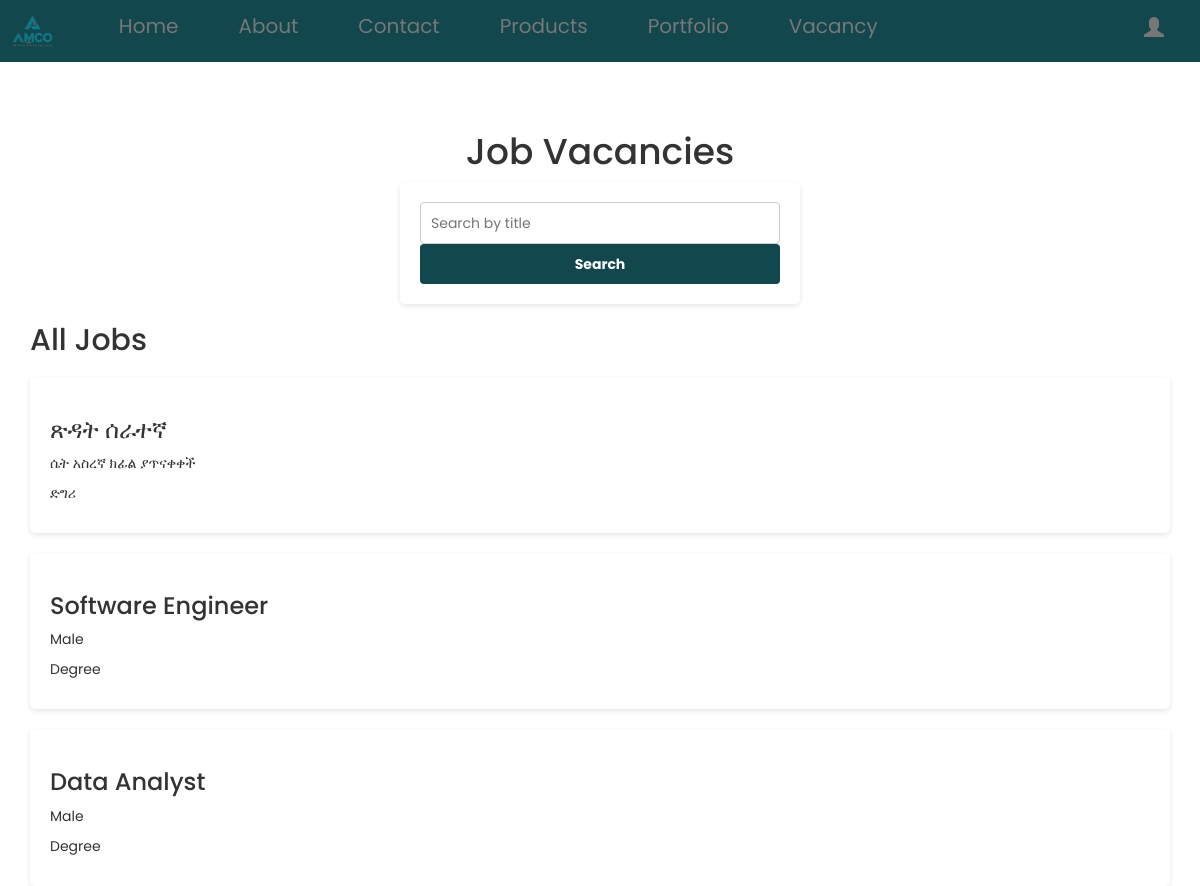
The page /vacancy on the database its author committed.
### app.py (models this page shows, shortened)
class Job(db.Model):
    id = db.Column(db.Integer, primary_key=True)
    title = db.Column(db.String(100), nullable=False)
    description = db.Column(db.String(500), nullable=False)
    requirements = db.Column(db.String(500), nullable=False)
    deadline = db.Column(db.DateTime, nullable=True)
    is_active = db.Column(db.Boolean, default=True)

### app.py (the view)
@app.route('/vacancy')
def vacancy():
    jobs = Job.query.filter_by(is_active=True).all()
    return render_template('vacancy.html', jobs=jobs)

### templates/vacancy.html (shortened to what this page needs)
<!DOCTYPE html>
<html>
<head>
    <link rel="stylesheet" href="https://maxcdn.bootstrapcdn.com/bootstrap/3.3.7/css/bootstrap.min.css">
</head>
<body>
    <nav class="navbar navbar-default">
        <div class="container-fluid">
            <div class="navbar-header">
                <a class="navbar-brand" href="#">
                    <img src="/static/images/logo.png" alt="Logo" height="50">
                </a>
            </div>
            <ul class="nav navbar-nav">
                <li><a href="/home">Home</a></li>
                <li><a href="/home">About</a></li>
                <li><a href="/home">Contact</a></li>
                <li><a href="/prod">Products</a></li>
                <li><a href="/home">Portfolio</a></li>
                <li><a href="/">Vacancy</a></li>
            </ul>
            <ul class="nav navbar-nav navbar-right">
                <li><a href="/lagin"><span class="glyphicon glyphicon-user"></span></a></li>
            </ul>
        </div>
    </nav>
    <div class="container">
        <h1>Job Vacancies</h1>
        <form action="{{ url_for('search') }}" method="post">
            <input type="text" name="search_term" placeholder="Search by title">
            <button type="submit">Search</button>
        </form>
        <h2>All Jobs</h2>
        {% for job in jobs %}
        <div class="job">
            <h3>{{ job.title }}</h3>
            <p>{{ job.description }}</p>
            <p>{{ job.requirements }}</p>
        </div>
        {% endfor %}
    </div>
</body>
</html>

### templates/vacancy.html (style rules this page uses)
.container { margin-top: 20px; }
h1 { text-align: center; margin-top: 50px; }
form { max-width: 400px; margin: auto; padding: 20px; background-color: #fff; border-radius: 5px; box-shadow: 0 2px 5px rgba(0, 0, 0, 0.1); }
input[type="text"] { width: 100%; padding: 10px; border: 1px solid #ccc; border-radius: 4px; box-sizing: border-box; }
button[type="submit"] { display: block; width: 100%; padding: 10px; border: none; border-radius: 4px; background-color: #11474D; color: white; font-weight: bold; cursor: pointer; }
.job { margin-top: 20px; padding: 20px; background-color: #fff; border-radius: 5px; box-shadow: 0 2px 5px rgba(0, 0, 0, 0.1); }

### rows shown on the page
Job: title "ጽዳት ሰራተኛ", description "ሴት አስረኛ ክፊል ያጥናቀቀች", requirements "ድግሪ"
Job: title "Software Engineer", description "Male", requirements "Degree"
Job: title "Data Analyst", description "Male", requirements "Degree"
